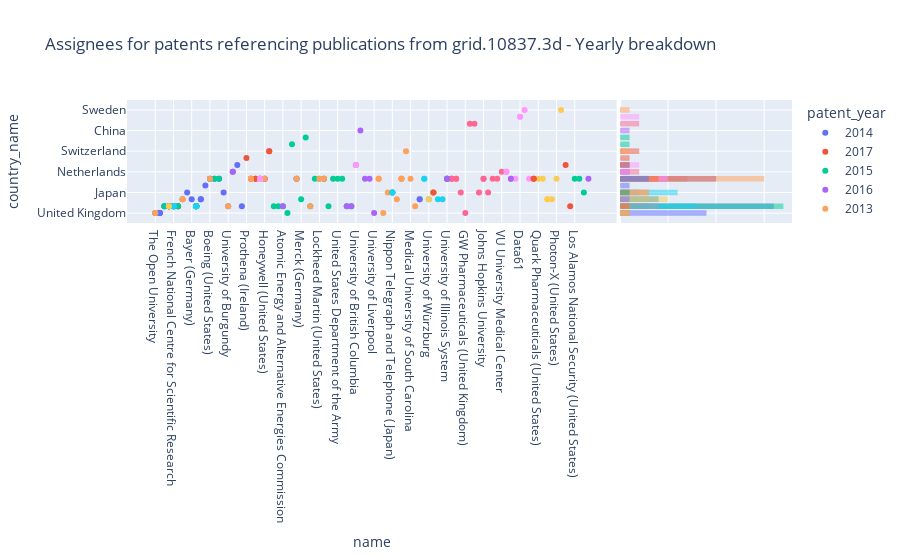

The notebook cell this image was saved under:
### Code cell
px.scatter(patents_assignees,  
           x="name", y="country_name", 
           color="patent_year", hover_name="name",  
           height = 1000,
           hover_data=["id", "patent_id"],  marginal_y="histogram",
           title=f"Assignees for patents referencing publications from {GRIDID} - Yearly breakdown")
